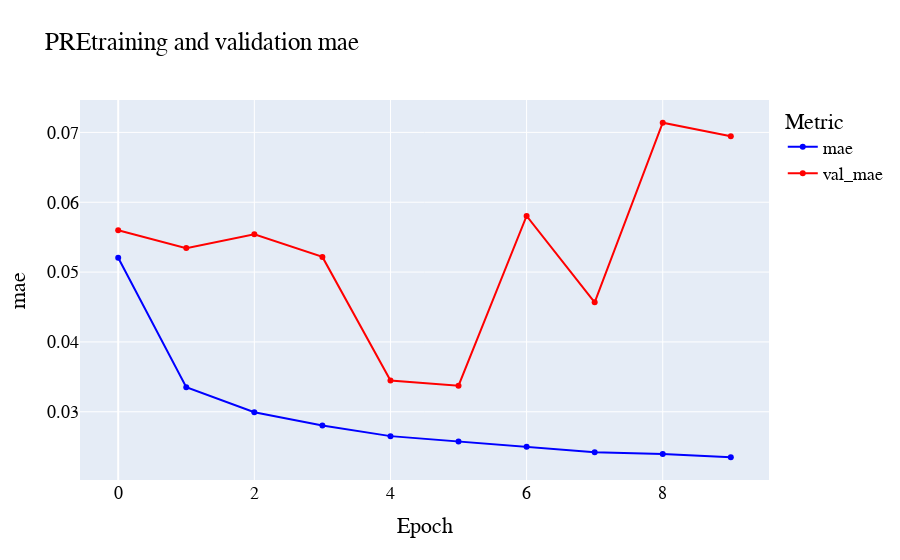

Notebook code for this chart:
### Code cell
pretraining_figs_dict['mae'].show()

### Figure 1 — Plotly figure (JSON) as saved in the notebook; plotly's stock layout.template omitted (floating-point values rounded to 4 significant figures)
{"data": [{"hoverinfo": "text", "hovertext": [0.05205, 0.0335, 0.02993, 0.02805, 0.02651, 0.02575, 0.02497, 0.02419, 0.02395, 0.02349], "line": {"color": "blue", "width": 2}, "mode": "lines+markers", "name": "mae", "type": "scatter", "x": [0, 1, 2, 3, 4, 5, 6, 7, 8, 9], "y": [0.05205, 0.0335, 0.02993, 0.02805, 0.02651, 0.02575, 0.02497, 0.02419, 0.02395, 0.02349]}, {"hoverinfo": "text", "hovertext": [0.007836, 0.005629, 0.005271, 0.005299, 0.002581, 0.002404, 0.006415, 0.004442, 0.008158, 0.009428], "line": {"color": "red", "width": 2}, "mode": "lines+markers", "name": "val_mae", "type": "scatter", "x": [0, 1, 2, 3, 4, 5, 6, 7, 8, 9], "y": [0.05598, 0.05343, 0.05542, 0.05217, 0.03447, 0.03374, 0.05805, 0.04567, 0.07138, 0.06945]}], "layout": {"font": {"color": "black", "family": "Courier New, monospace", "size": 18}, "legend": {"title": {"text": "Metric"}}, "title": {"text": "PREtraining and validation mae"}, "xaxis": {"title": {"text": "Epoch"}}, "yaxis": {"title": {"text": "mae"}}}}
